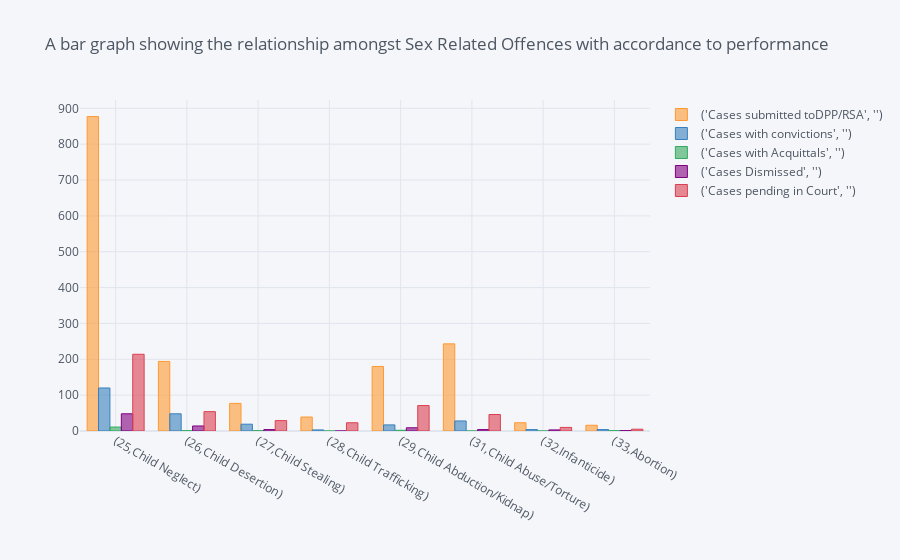

The code cell stored with this chart in its notebook:
### Code cell
# Plotting a bar graph for ActualOtherCrimes
related.iplot(kind='bar',title='A bar graph showing the relationship amongst Sex Related Offences with accordance to performance')

### Figure 1 — Plotly figure (JSON) as saved in the notebook; plotly's stock layout.template omitted (floating-point values rounded to 4 significant figures)
{"data": [{"marker": {"color": "rgba(255, 153, 51, 0.6)", "line": {"color": "rgba(255, 153, 51, 1.0)", "width": 1}}, "name": "('Cases submitted toDPP/RSA', '')", "orientation": "v", "text": "", "type": "bar", "x": ["(25,Child Neglect)", "(26,Child Desertion)", "(27,Child Stealing)", "(28,Child Trafficking)", "(29,Child Abduction/Kidnap)", "(31,Child Abuse/Torture)", "(32,Infanticide)", "(33,Abortion)"], "y": [877, 194, 77, 39, 180, 243, 23, 16]}, {"marker": {"color": "rgba(55, 128, 191, 0.6)", "line": {"color": "rgba(55, 128, 191, 1.0)", "width": 1}}, "name": "('Cases with convictions', '')", "orientation": "v", "text": "", "type": "bar", "x": ["(25,Child Neglect)", "(26,Child Desertion)", "(27,Child Stealing)", "(28,Child Trafficking)", "(29,Child Abduction/Kidnap)", "(31,Child Abuse/Torture)", "(32,Infanticide)", "(33,Abortion)"], "y": [120, 48, 19, 3, 17, 28, 4, 4]}, {"marker": {"color": "rgba(50, 171, 96, 0.6)", "line": {"color": "rgba(50, 171, 96, 1.0)", "width": 1}}, "name": "('Cases with Acquittals', '')", "orientation": "v", "text": "", "type": "bar", "x": ["(25,Child Neglect)", "(26,Child Desertion)", "(27,Child Stealing)", "(28,Child Trafficking)", "(29,Child Abduction/Kidnap)", "(31,Child Abuse/Torture)", "(32,Infanticide)", "(33,Abortion)"], "y": [11, 1, 1, 0, 2, 0, 0, 1]}, {"marker": {"color": "rgba(128, 0, 128, 0.6)", "line": {"color": "rgba(128, 0, 128, 1.0)", "width": 1}}, "name": "('Cases Dismissed', '')", "orientation": "v", "text": "", "type": "bar", "x": ["(25,Child Neglect)", "(26,Child Desertion)", "(27,Child Stealing)", "(28,Child Trafficking)", "(29,Child Abduction/Kidnap)", "(31,Child Abuse/Torture)", "(32,Infanticide)", "(33,Abortion)"], "y": [48, 14, 4, 0, 9, 4, 3, 1]}, {"marker": {"color": "rgba(219, 64, 82, 0.6)", "line": {"color": "rgba(219, 64, 82, 1.0)", "width": 1}}, "name": "('Cases pending in Court', '')", "orientation": "v", "text": "", "type": "bar", "x": ["(25,Child Neglect)", "(26,Child Desertion)", "(27,Child Stealing)", "(28,Child Trafficking)", "(29,Child Abduction/Kidnap)", "(31,Child Abuse/Torture)", "(32,Infanticide)", "(33,Abortion)"], "y": [214, 54, 29, 23, 71, 46, 10, 5]}], "layout": {"legend": {"bgcolor": "#F5F6F9", "font": {"color": "#4D5663"}}, "paper_bgcolor": "#F5F6F9", "plot_bgcolor": "#F5F6F9", "title": {"font": {"color": "#4D5663"}, "text": "A bar graph showing the relationship amongst Sex Related Offences with accordance to performance"}, "xaxis": {"gridcolor": "#E1E5ED", "showgrid": true, "tickfont": {"color": "#4D5663"}, "title": {"font": {"color": "#4D5663"}, "text": ""}, "zerolinecolor": "#E1E5ED"}, "yaxis": {"gridcolor": "#E1E5ED", "showgrid": true, "tickfont": {"color": "#4D5663"}, "title": {"font": {"color": "#4D5663"}, "text": ""}, "zerolinecolor": "#E1E5ED"}}}
